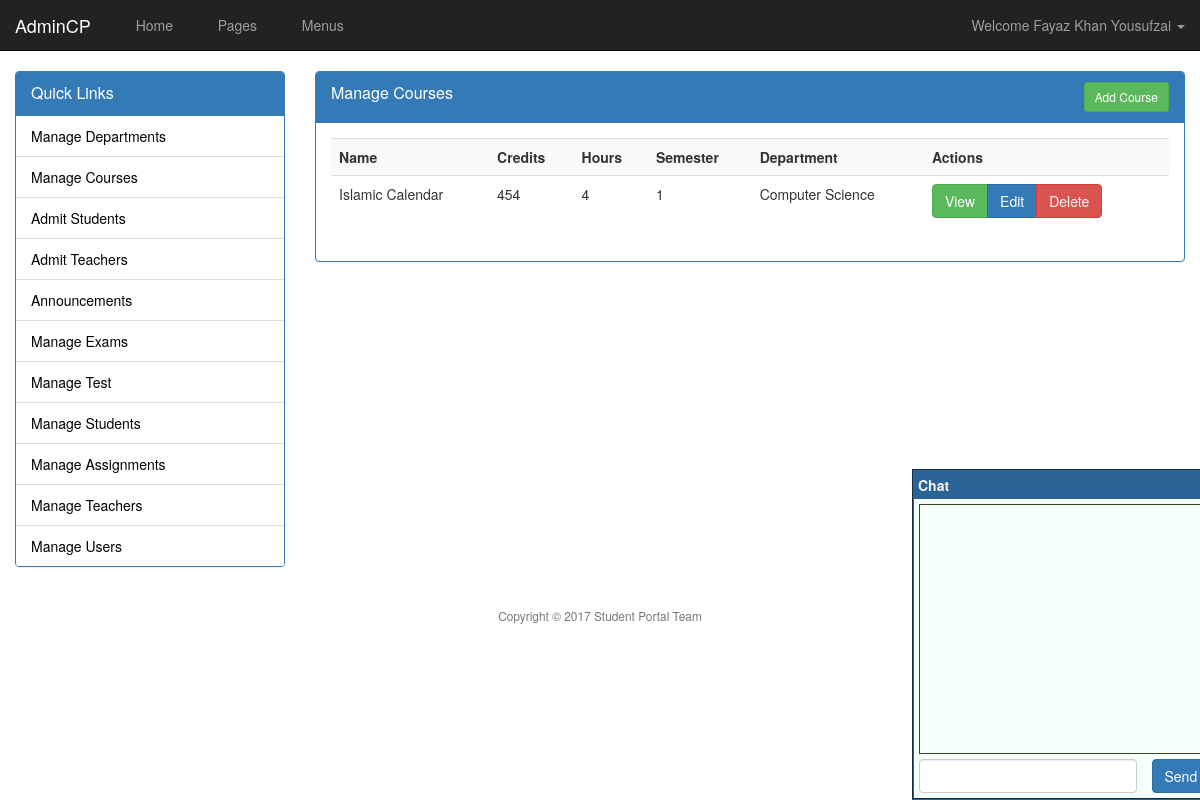
The page /admin/courses.php (signed in) on the database its author committed.
### tables this page shows
CREATE TABLE `courses` (
  `course_id` int(11) NOT NULL,
  `course_name` varchar(200) NOT NULL,
  `course_body` text NOT NULL,
  `course_credit` int(11) NOT NULL,
  `course_hours` int(11) NOT NULL,
  `course_semester` int(11) NOT NULL,
  `course_department` int(11) NOT NULL
);

CREATE TABLE `departments` (
  `department_id` int(11) NOT NULL,
  `department_name` varchar(64) NOT NULL,
  `department_semester` int(2) NOT NULL,
  `department_contact` varchar(20) NOT NULL
);

### inc/database.php (called while the page is built, shortened)
<?php
class Database {
    public static $options = array();
    protected $con;
    protected $rs;
    public function __construct() {
        if (empty(self::$options)) {
            self::$options = array(
                PDO::ATTR_PERSISTENT => true,
                PDO::ATTR_ERRMODE => PDO::ERRMODE_EXCEPTION,
                PDO::MYSQL_ATTR_INIT_COMMAND => "SET NAMES utf8"
            );
        }
        try {
            $dsn = 'mysql:host=' . DB_HOST . ';dbname=' . DB_NAME;
            $this->con = new PDO($dsn, DB_USER, DB_PASS, self::$options);
        } catch (PDOException $e) {
            throw $e;
        }
    }
    public function query($stmt, $args = NULL) {
        $output = FALSE;
        try {
            $qprm = (!is_null($args) && !is_array($args)) ? array($args) : $args;
            $this->rs = $this->con->prepare($stmt);
            if (is_null($qprm)) {
                $this->rs->execute();
            } else {
                $this->rs->execute($qprm);
            }
            $output = $this;
        } catch (PDOException $e) {
            throw $e;
        }
        return $output;
    }
    public function fetchObject() {
        return $this->rs->fetch(PDO::FETCH_OBJ);
    }
}

### admin/courses.php (the view)
<?php require 'header.php' ?>
<?php
$db = new Database();
if (isset($_GET["action"])) {
    $a = cleanString($_GET["action"]);
    if ($a === "add") {
        ?>
        <div class="panel panel-primary">
            <div class="panel-heading">
                <div class="panel-title">
                    Add Course
                </div>
            </div>
            <div class="panel-body">
                <?php
                if (isset($_POST["publish"])) {
                    $name = cleanString($_POST["name"]);
                    $body = $_POST["body"];
                    $credits = cleanString($_POST["credit"]);
                    $hours = cleanString($_POST["hours"]);
                    $semester = cleanString($_POST["semester"]);
                    $department = cleanString($_POST["department"]);
                    if (empty($name) || empty($credits) || empty($hours)) {
                        msgBox("error", "All Fields are required");
                    } else {
                        try {
                            $stmt = "INSERT INTO courses VALUES(null,?,?,?,?,?,?)";
                            $args = array($name, $body, $credits, $hours, $semester, $department);
                            $db->runQuery($stmt, $args);
                            msgBox("ok", "Course Added");
                        } catch (PDOException $e) {
                            msgBox("error", $e->getMessage());
                        }
                    }
                }
                ?>
                <form method="post" action="courses.php?action=add">
                    <div class="form-group">
                        <label>Course Name</label>
                        <input type="text" name="name" class="form-control" required="" />
                    </div>
                    <div class="form-group">
                        <label>Course Body</label>
                        <textarea class="form-control editor" name="body" rows="10"></textarea>
                    </div>
                    <div class="form-group">
                        <label>Course Credit</label>
                        <input type="number" name="credit" class="form-control" required="" />
                    </div>
                    <div class="form-group">
                        <label>Course Hours</label>
                        <input type="number" name="hours" class="form-control" required="" />
                    </div>
                    <div class="form-group">
                        <label>Course Semester</label>
                        <select name="semester" class="form-control">
                            <?php echo list_semesters(); ?>
                        </select>
                    </div>
                    <div class="form-group">
                        <label>Course Department</label>
                        <select name="department" class="form-control">
                            <?php echo list_departments(); ?>
                        </select>
                    </div>
                    <input type="submit" name="publish" value="Add Course" class="btn btn-primary" />
                </form>
            </div>
        </div>
        <?php
    } else if ($a === "edit") {
        if (isset($_GET["id"])) {
            $id = intval(cleanString($_GET["id"]));
            ?>
            <div class="panel panel-primary">
                <div class="panel-heading">
                    <div class="panel-title">
                        Update Course
                        <div class="pull-right">
                            <a href="courses.php" class="btn btn-sm btn-success">Back</a>
                        </div>
                        <div class="clearfix"></div>
                    </div>
                </div>
                <div class="panel-body">
                    <?php
                    if (isset($_POST["publish"])) {
                        $name = cleanString($_POST["name"]);
                        $body = $_POST["body"];
                        $credits = cleanString($_POST["credit"]);
                        $hours = cleanString($_POST["hours"]);
                        $semester = cleanString($_POST["semester"]);
                        $department = cleanString($_POST["department"]);
                        if (empty($name) || empty($credits) || empty($hours)) {
                            msgBox("error", "All Fields are required");
                        } else {
                            try {
                                $stmt = "UPDATE courses SET course_name = ?,"
                                        . "course_body = ?, course_credit = ?,"
                                        . "course_hours = ?, course_semester = ?"
                                        . ", course_department = ? WHERE"
                                        . " course_id = ?";
                                $args = array($name, $body, $credits, $hours, $semester, $department, $id);
                                $db->runQuery($stmt, $args);
                                msgBox("ok", "Course Updated");
                            } catch (PDOException $e) {
                                msgBox("error", $e->getMessage());
                            }
                        }
                    }
                    $db = new Database();
                    $db->query("SELECT * FROM courses WHERE course_id = ?", array($id));
                    $r = $db->fetchObject();
                    ?>
                    <form method="post" action="<?php echo $_SERVER["REQUEST_URI"] ?>">
                        <div class="form-group">
                            <label>Course Name</label>
                            <input type="text" name="name" value='<?php echo $r->course_name ?>' class="form-control" required="" />
                        </div>
                        <div class="form-group">
                            <label>Course Body</label>
                            <textarea class="form-control editor" name="body" rows="10"><?php echo $r->course_body ?></textarea>
                        </div>
                        <div class="form-group">
                            <label>Course Credit</label>
                            <input type="number" name="credit" value='<?php echo $r->course_credit ?>' class="form-control" required="" />
                        </div>
                        <div class="form-group">
                            <label>Course Hours</label>
                            <input type="number" name="hours" value='<?php echo $r->course_hours ?>' class="form-control" required="" />
                        </div>
                        <div class="form-group">
                            <label>Course Semester</label>
                            <select name="semester" class="form-control">
                                <?php echo list_semesters($r->course_semester); ?>
                            </select>
                        </div>
                        <div class="form-group">
                            <label>Course Department</label>
                            <select name="department" class="form-control">
                                <?php echo list_departments($r->course_department); ?>
                            </select>
                        </div>
                        <input type="submit" name="publish" value="Update Course" class="btn btn-primary" />
                    </form>
                </div>
            </div>
            <?php
        }
    } else if ($a === "delete") {
        if (isset($_GET["id"])) {
            $id = intval(cleanString($_GET["id"]));
            try {
                $db->runQuery("DELETE FROM courses WHERE course_id = ?", array($id));
                msgBox("ok", "Course Deleted");
                header("refresh:1;url=courses.php");
            } catch (PDOException $e) {
                msgBox("erorr", $e->getMessage());
                header("refresh:3;url=courses.php");
            }
        }
    } else {
        echo "Nothing to do";
    }
} else {
    ?>
    <div class="panel panel-primary">
        <div class="panel-heading">
            <div class="panel-title">
                Manage Courses
                <div class="pull-right">
                    <a href="courses.php?action=add" class="btn btn-sm btn-success">Add Course</a>
                </div>
                <div class="clearfix"></div>
            </div>
        </div>
        <div class="panel-body">
            <table class="table table-striped table-hover">
                <tr>
                    <th>Name</th>
                    <th>Credits</th>
                    <th>Hours</th>
                    <th>Semester</th>
                    <th>Department</th>
                    <th>Actions</th>
                </tr>
                <?php
                try {
                    $db->query("SELECT * FROM courses");
                    while ($r = $db->fetchObject()) {
                        $xdb = new Database();
                        $xdb->query("SELECT department_name FROM departments WHERE department_id = ?", array($r->course_department));
                        $department = $xdb->fetchObject()->department_name;
                        echo "
                            <tr>
                                <td>$r->course_name</td>
                                <td>$r->course_credit</td>
                                <td>$r->course_hours</td>
                                <td>$r->course_semester</td>
                                <td>$department</td>
                                <td>
                                    <div class='btn-group'>
                                        <a href='' class='btn btn-success'>View</a>
                                        <a href='courses.php?action=edit&amp;id=$r->course_id' class='btn btn-primary'>Edit</a>
                                        <a href='courses.php?action=delete&amp;id=$r->course_id' onclick='return cdel()' class='btn btn-danger'>Delete</a>
                                    </div>
                                </td>
                            </tr>
                        ";
                    }
                } catch (PDOException $e) {
                    msgBox("error", $e->getMessage());
                }
                ?>
            </table>
        </div>
    </div>
    <?php
}
?>
<?php require 'footer.php' ?>

### content/assets/admin-theme/css/style.css (style rules this page uses)
@media (min-width: 786px) { .admin-body { background: url('../background.jpg') no-repeat fixed center center } }

### rows shown on the page
courses: course_name "Islamic Calendar", course_credit "454", course_hours "4", course_semester "1", departments.department_name "Computer Science"

### other values the page prints
$_SESSION["user_name"] "Fayaz Khan Yousufzai"
